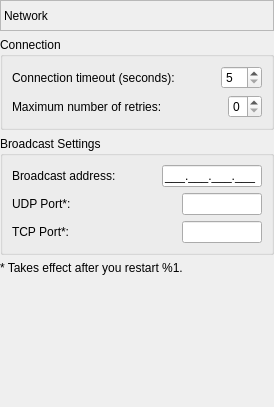
       <widget class="QWidget" name="pageNetwork">
        <layout class="QVBoxLayout" name="verticalLayout_25">
         <property name="margin">
          <number>0</number>
         </property>
         <item>
          <widget class="QLabel" name="lblNetworkPage">
           <property name="sizePolicy">
            <sizepolicy hsizetype="Preferred" vsizetype="Fixed">
             <horstretch>0</horstretch>
             <verstretch>0</verstretch>
            </sizepolicy>
           </property>
           <property name="minimumSize">
            <size>
             <width>0</width>
             <height>31</height>
            </size>
           </property>
           <property name="frameShape">
            <enum>QFrame::StyledPanel</enum>
           </property>
           <property name="frameShadow">
            <enum>QFrame::Sunken</enum>
           </property>
           <property name="text">
            <string>Network</string>
           </property>
          </widget>
         </item>
         <item>
          <widget class="QGroupBox" name="grpConnection">
           <property name="title">
            <string>Connection</string>
           </property>
           <layout class="QVBoxLayout" name="verticalLayout_23">
            <item>
             <layout class="QHBoxLayout" name="horizontalLayout_16">
              <item>
               <widget class="QLabel" name="lblTimeoutDesc">
                <property name="text">
                 <string>Connection timeout (seconds):</string>
                </property>
               </widget>
              </item>
              <item>
               <spacer name="horizontalSpacer_15">
                <property name="orientation">
                 <enum>Qt::Horizontal</enum>
                </property>
                <property name="sizeHint" stdset="0">
                 <size>
                  <width>40</width>
                  <height>20</height>
                 </size>
                </property>
               </spacer>
              </item>
              <item>
               <widget class="QSpinBox" name="spnTimeout">
                <property name="minimum">
                 <number>5</number>
                </property>
                <property name="maximum">
                 <number>60</number>
                </property>
               </widget>
              </item>
             </layout>
            </item>
            <item>
             <layout class="QHBoxLayout" name="horizontalLayout_17">
              <item>
               <widget class="QLabel" name="lblMaxRetriesDesc">
                <property name="text">
                 <string>Maximum number of retries:</string>
                </property>
               </widget>
              </item>
              <item>
               <spacer name="horizontalSpacer_16">
                <property name="orientation">
                 <enum>Qt::Horizontal</enum>
                </property>
                <property name="sizeHint" stdset="0">
                 <size>
                  <width>40</width>
                  <height>20</height>
                 </size>
                </property>
               </spacer>
              </item>
              <item>
               <widget class="QSpinBox" name="spnMaxRetries">
                <property name="minimum">
                 <number>0</number>
                </property>
                <property name="maximum">
                 <number>9</number>
                </property>
               </widget>
              </item>
             </layout>
            </item>
           </layout>
          </widget>
         </item>
         <item>
          <widget class="QGroupBox" name="grpBroadcast">
           <property name="title">
            <string>Broadcast Settings</string>
           </property>
           <layout class="QVBoxLayout" name="verticalLayout_24">
            <item>
             <layout class="QHBoxLayout" name="horizontalLayout_18">
              <item>
               <widget class="QLabel" name="lblBroadcastDesc">
                <property name="text">
                 <string>Broadcast address:</string>
                </property>
               </widget>
              </item>
              <item>
               <spacer name="horizontalSpacer_17">
                <property name="orientation">
                 <enum>Qt::Horizontal</enum>
                </property>
                <property name="sizeHint" stdset="0">
                 <size>
                  <width>40</width>
                  <height>20</height>
                 </size>
                </property>
               </spacer>
              </item>
              <item>
               <widget class="QLineEdit" name="txtBroadcast">
                <property name="sizePolicy">
                 <sizepolicy hsizetype="Minimum" vsizetype="Fixed">
                  <horstretch>0</horstretch>
                  <verstretch>0</verstretch>
                 </sizepolicy>
                </property>
                <property name="maximumSize">
                 <size>
                  <width>100</width>
                  <height>16777215</height>
                 </size>
                </property>
                <property name="inputMask">
                 <string notr="true">000.000.000.000;_</string>
                </property>
               </widget>
              </item>
             </layout>
            </item>
            <item>
             <layout class="QHBoxLayout" name="horizontalLayout_19">
              <item>
               <widget class="QLabel" name="lblUDPPortDesc">
                <property name="text">
                 <string>UDP Port*:</string>
                </property>
               </widget>
              </item>
              <item>
               <spacer name="horizontalSpacer_18">
                <property name="orientation">
                 <enum>Qt::Horizontal</enum>
                </property>
                <property name="sizeHint" stdset="0">
                 <size>
                  <width>40</width>
                  <height>20</height>
                 </size>
                </property>
               </spacer>
              </item>
              <item>
               <widget class="QLineEdit" name="txtUDPPort">
                <property name="sizePolicy">
                 <sizepolicy hsizetype="Minimum" vsizetype="Fixed">
                  <horstretch>0</horstretch>
                  <verstretch>0</verstretch>
                 </sizepolicy>
                </property>
                <property name="maximumSize">
                 <size>
                  <width>80</width>
                  <height>16777215</height>
                 </size>
                </property>
                <property name="inputMask">
                 <string notr="true">00000; </string>
                </property>
               </widget>
              </item>
             </layout>
            </item>
            <item>
             <layout class="QHBoxLayout" name="horizontalLayout_20">
              <item>
               <widget class="QLabel" name="lblTCPPortDesc">
                <property name="text">
                 <string>TCP Port*:</string>
                </property>
               </widget>
              </item>
              <item>
               <spacer name="horizontalSpacer_19">
                <property name="orientation">
                 <enum>Qt::Horizontal</enum>
                </property>
                <property name="sizeHint" stdset="0">
                 <size>
                  <width>40</width>
                  <height>20</height>
                 </size>
                </property>
               </spacer>
              </item>
              <item>
               <widget class="QLineEdit" name="txtTCPPort">
                <property name="sizePolicy">
                 <sizepolicy hsizetype="Minimum" vsizetype="Fixed">
                  <horstretch>0</horstretch>
                  <verstretch>0</verstretch>
                 </sizepolicy>
                </property>
                <property name="maximumSize">
                 <size>
                  <width>80</width>
                  <height>16777215</height>
                 </size>
                </property>
                <property name="inputMask">
                 <string notr="true">00000; </string>
                </property>
               </widget>
              </item>
             </layout>
            </item>
           </layout>
          </widget>
         </item>
         <item>
          <widget class="QLabel" name="lblFinePrint">
           <property name="text">
            <string>* Takes effect after you restart %1.</string>
           </property>
          </widget>
         </item>
         <item>
          <spacer name="verticalSpacer_7">
           <property name="orientation">
            <enum>Qt::Vertical</enum>
           </property>
           <property name="sizeHint" stdset="0">
            <size>
             <width>20</width>
             <height>132</height>
            </size>
           </property>
          </spacer>
         </item>
        </layout>
       </widget>
